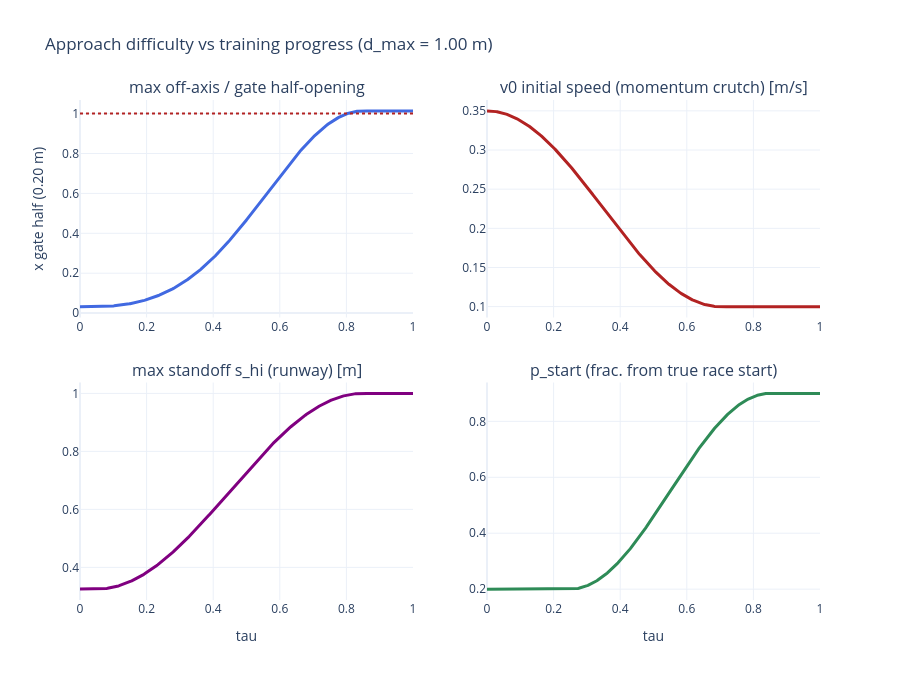

The cell this chart's notebook holds for it:
### Markdown cell above
## 5. How hard does the approach actually get?

Difficulty proxies as a function of `tau` (for segment length `d_max = d_max_cap`):

1. **Max off-axis offset at the far end** `= s_hi * tan(kappa*theta_max)`, in units of the gate half-opening. `1.0` = a far spawn can sit exactly at the edge of the opening; `>1` = fully outside the opening cone, so the policy must steer back in.
2. **Max standoff** `s_hi` — how far back the drone can start (runway to manage).

`v0` (momentum crutch) is shown because it offsets difficulty: while `v0 > 0` the drone is *launched* through the gate; once `v0 → 0` the wide cone is fully on the policy. `p_start` shows when the deployment start distribution takes over.

### Code cell
d_max = cfg.d_max_cap
taus = np.linspace(0.0, 1.0, 400)
kap = _f(kappa_schedule(taus, cfg))
s_hi = cfg.d_min + kap * (d_max - cfg.d_min)
max_lat = s_hi * np.tan(kap * cfg.theta_max)
v0 = _f(v0_schedule(taus, cfg))
p_start = _f(p_start_schedule(taus, cfg))

fig = make_subplots(rows=2, cols=2, vertical_spacing=0.13, horizontal_spacing=0.10,
                    subplot_titles=("max off-axis / gate half-opening",
                                    "v0 initial speed (momentum crutch) [m/s]",
                                    "max standoff s_hi (runway) [m]",
                                    "p_start (frac. from true race start)"))
fig.add_trace(go.Scatter(x=taus, y=max_lat / GATE_HALF, line=dict(color="royalblue", width=3),
                         showlegend=False), row=1, col=1)
fig.add_hline(y=1.0, line=dict(color="firebrick", dash="dot"), row=1, col=1)
fig.add_trace(go.Scatter(x=taus, y=v0, line=dict(color="firebrick", width=3), showlegend=False),
              row=1, col=2)
fig.add_trace(go.Scatter(x=taus, y=s_hi, line=dict(color="purple", width=3), showlegend=False),
              row=2, col=1)
fig.add_trace(go.Scatter(x=taus, y=p_start, line=dict(color="seagreen", width=3), showlegend=False),
              row=2, col=2)
fig.update_xaxes(title_text="tau", row=2, col=1)
fig.update_xaxes(title_text="tau", row=2, col=2)
fig.update_yaxes(title_text="x gate half (0.20 m)", row=1, col=1)
fig.update_xaxes(range=[0, 1])  # tau only ever spans [0, 1]
fig.update_layout(height=680, template="plotly_white",
                  title=f"Approach difficulty vs training progress (d_max = {d_max:.2f} m)")
fig.show()

### Figure 1 — Plotly figure (JSON) as saved in the notebook; plotly's stock layout.template omitted (floating-point values rounded to 4 significant figures; data arrays with more than 128 entries replaced by an {"elided": "..."} marker saying what was removed)
{"data": [{"line": {"color": "royalblue", "width": 3}, "showlegend": false, "type": "scatter", "x": {"elided": "400 float values"}, "xaxis": "x", "y": {"elided": "400 float values"}, "yaxis": "y"}, {"line": {"color": "firebrick", "width": 3}, "showlegend": false, "type": "scatter", "x": {"elided": "400 float values"}, "xaxis": "x2", "y": {"elided": "400 float values"}, "yaxis": "y2"}, {"line": {"color": "purple", "width": 3}, "showlegend": false, "type": "scatter", "x": {"elided": "400 float values"}, "xaxis": "x3", "y": {"elided": "400 float values"}, "yaxis": "y3"}, {"line": {"color": "seagreen", "width": 3}, "showlegend": false, "type": "scatter", "x": {"elided": "400 float values"}, "xaxis": "x4", "y": {"elided": "400 float values"}, "yaxis": "y4"}], "layout": {"annotations": [{"font": {"size": 16}, "showarrow": false, "text": "max off-axis / gate half-opening", "x": 0.225, "xanchor": "center", "xref": "paper", "y": 1, "yanchor": "bottom", "yref": "paper"}, {"font": {"size": 16}, "showarrow": false, "text": "v0 initial speed (momentum crutch) [m/s]", "x": 0.775, "xanchor": "center", "xref": "paper", "y": 1, "yanchor": "bottom", "yref": "paper"}, {"font": {"size": 16}, "showarrow": false, "text": "max standoff s_hi (runway) [m]", "x": 0.225, "xanchor": "center", "xref": "paper", "y": 0.435, "yanchor": "bottom", "yref": "paper"}, {"font": {"size": 16}, "showarrow": false, "text": "p_start (frac. from true race start)", "x": 0.775, "xanchor": "center", "xref": "paper", "y": 0.435, "yanchor": "bottom", "yref": "paper"}], "height": 680, "shapes": [{"line": {"color": "firebrick", "dash": "dot"}, "type": "line", "x0": 0, "x1": 1, "xref": "x domain", "y0": 1, "y1": 1, "yref": "y"}], "title": {"text": "Approach difficulty vs training progress (d_max = 1.00 m)"}, "xaxis": {"anchor": "y", "domain": [0, 0.45], "range": [0, 1]}, "xaxis2": {"anchor": "y2", "domain": [0.55, 1], "range": [0, 1]}, "xaxis3": {"anchor": "y3", "domain": [0, 0.45], "range": [0, 1], "title": {"text": "tau"}}, "xaxis4": {"anchor": "y4", "domain": [0.55, 1], "range": [0, 1], "title": {"text": "tau"}}, "yaxis": {"anchor": "x", "domain": [0.565, 1], "title": {"text": "x gate half (0.20 m)"}}, "yaxis2": {"anchor": "x2", "domain": [0.565, 1]}, "yaxis3": {"anchor": "x3", "domain": [0, 0.435]}, "yaxis4": {"anchor": "x4", "domain": [0, 0.435]}}}
